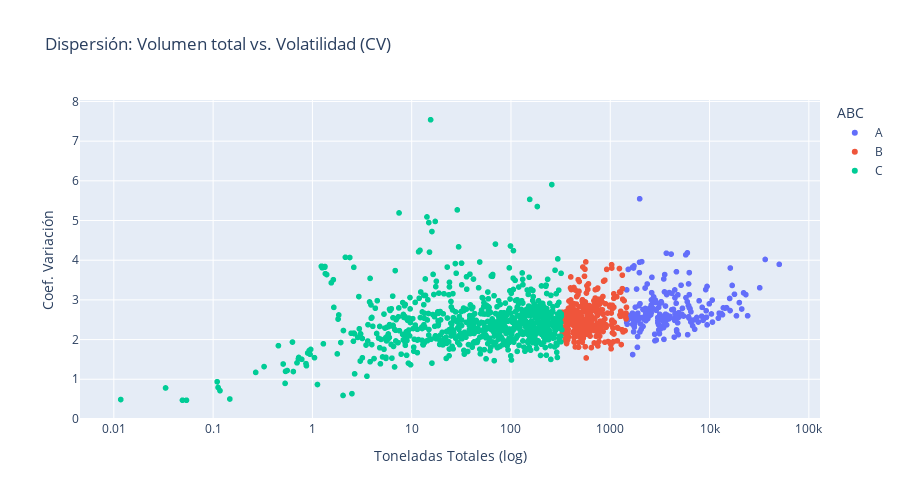

Notebook source saved alongside this figure:
### Markdown cell above
## Visualización: Volumen vs. Variabilidad de SKU
Usamos la misma clasificación ABC basada en acumulado de volumen para identificar SKU prioritarios para el modelado.

### Code cell
df_cv = df_all.groupby('product_id')['tn'].apply(lambda x: x.std()/x.mean() if x.mean()!=0 else None)
df_stats = pd.concat([sku_tot.rename("total_tn"), df_cv.rename("cv"), abc_class.rename("ABC")], axis=1).dropna()

fig = px.scatter(df_stats, x='total_tn', y='cv', color='ABC',
                 hover_name=df_stats.index.astype(str),
                 log_x=True, height=500,
                 title='Dispersión: Volumen total vs. Volatilidad (CV)',
                 labels={'total_tn': 'Toneladas Totales (log)', 'cv': 'Coef. Variación'})
fig.show()

### Figure 1 — Plotly figure (JSON) as saved in the notebook; plotly's stock layout.template omitted (floating-point values rounded to 4 significant figures; data arrays with more than 128 entries replaced by an {"elided": "..."} marker saying what was removed)
{"data": [{"hovertemplate": "<b>%{hovertext}</b><br><br>ABC=A<br>Toneladas Totales (log)=%{x}<br>Coef. Variación=%{y}<extra></extra>", "hovertext": {"elided": "182 str values"}, "legendgroup": "A", "marker": {"color": "#636efa", "symbol": "circle"}, "mode": "markers", "name": "A", "showlegend": true, "type": "scattergl", "x": {"elided": "182 float values"}, "xaxis": "x", "y": {"elided": "182 float values"}, "yaxis": "y"}, {"hovertemplate": "<b>%{hovertext}</b><br><br>ABC=B<br>Toneladas Totales (log)=%{x}<br>Coef. Variación=%{y}<extra></extra>", "hovertext": {"elided": "296 str values"}, "legendgroup": "B", "marker": {"color": "#EF553B", "symbol": "circle"}, "mode": "markers", "name": "B", "showlegend": true, "type": "scattergl", "x": {"elided": "296 float values"}, "xaxis": "x", "y": {"elided": "296 float values"}, "yaxis": "y"}, {"hovertemplate": "<b>%{hovertext}</b><br><br>ABC=C<br>Toneladas Totales (log)=%{x}<br>Coef. Variación=%{y}<extra></extra>", "hovertext": {"elided": "742 str values"}, "legendgroup": "C", "marker": {"color": "#00cc96", "symbol": "circle"}, "mode": "markers", "name": "C", "showlegend": true, "type": "scattergl", "x": {"elided": "742 float values"}, "xaxis": "x", "y": {"elided": "742 float values"}, "yaxis": "y"}], "layout": {"height": 500, "legend": {"title": {"text": "ABC"}, "tracegroupgap": 0}, "title": {"text": "Dispersión: Volumen total vs. Volatilidad (CV)"}, "xaxis": {"anchor": "y", "domain": [0, 1], "title": {"text": "Toneladas Totales (log)"}, "type": "log"}, "yaxis": {"anchor": "x", "domain": [0, 1], "title": {"text": "Coef. Variación"}}}}
